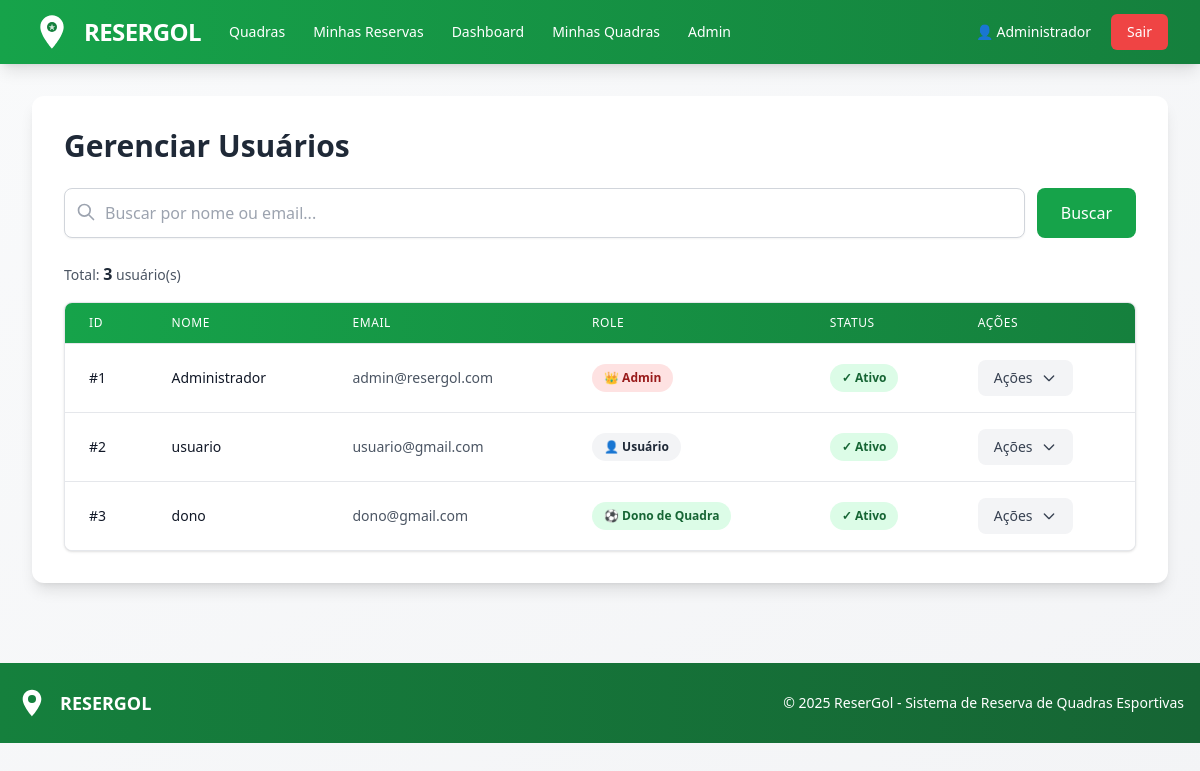
/admin/usuarios (signed in), run on the app's committed database.
### models/usuario_model.py (models this page shows, shortened)
class Usuario(UserMixin, db.Model):
    id = db.Column(db.Integer, primary_key=True)
    nome = db.Column(db.String(100), nullable=False)
    email = db.Column(db.String(120), unique=True, nullable=False)
    senha_hash = db.Column(db.String(200), nullable=False)
    role = db.Column(db.String(20), default='usuario', nullable=False)  # 'usuario', 'dono_quadra', 'admin'
    tentativas_login = db.Column(db.Integer, default=0)
    bloqueado_ate = db.Column(db.DateTime, nullable=True)
    quadras = db.relationship('Quadra', backref='dono', lazy=True, cascade='all, delete-orphan')
    def esta_bloqueado(self):
        if self.bloqueado_ate is None:
            return False
        return datetime.utcnow() < self.bloqueado_ate
    def is_admin(self):
        return self.role == 'admin'
    def is_dono_quadra(self):
        return self.role == 'dono_quadra' or self.role == 'admin'

### app.py (the view)
@app.route('/admin/usuarios')
def admin_usuarios():
    return UsuarioController.admin_listar_usuarios()

### app.py (called while the page is built)
@login_manager.user_loader
def load_user(user_id):
    return Usuario.query.get(int(user_id))

### controllers/usuario_controller.py (called while the page is built)
    @login_required
    def admin_listar_usuarios():
        if not current_user.is_admin():
            flash('Acesso negado!', 'danger')
            return redirect(url_for('dashboard'))
        busca = request.args.get('busca', '')
        if busca:
            usuarios = Usuario.query.filter(
                (Usuario.nome.contains(busca)) | (Usuario.email.contains(busca))
            ).all()
        else:
            usuarios = Usuario.query.all()
        return render_template('admin_usuarios.html', usuarios=usuarios, busca=busca)

### templates/admin_usuarios.html (shortened to what this page needs)
{% extends "base.html" %}
{% block content %}
    <h2 class="text-3xl font-bold text-gray-800 mb-6">Gerenciar Usuários</h2>
    <form method="GET" class="mb-6">
        <div class="flex gap-3">
            <div class="flex-1 relative">
                <input type="text"
                       name="busca"
                       placeholder="Buscar por nome ou email..."
                       value="{{ busca }}"
                       class="w-full pl-10 pr-4 py-3 border border-gray-300 rounded-lg shadow-sm focus:outline-none focus:ring-2 focus:ring-resergol-500 focus:border-resergol-500">
                <svg class="absolute left-3 top-3.5 h-5 w-5 text-gray-400" fill="none" stroke="currentColor" viewBox="0 0 24 24">
                    <path stroke-linecap="round" stroke-linejoin="round" stroke-width="2" d="M21 21l-6-6m2-5a7 7 0 11-14 0 7 7 0 0114 0z"></path>
                </svg>
            </div>
            <button type="submit"
                    class="px-6 py-3 bg-resergol-600 hover:bg-resergol-700 text-white font-medium rounded-lg transition duration-200">
                Buscar
            </button>
        </div>
    </form>
    {% if usuarios %}
        <div class="mb-4 flex items-center justify-between">
            <p class="text-sm text-gray-600">
                Total: <strong class="text-gray-800 text-base">{{ usuarios|length }}</strong> usuário(s)
            </p>
        </div>
        <div class="bg-white rounded-lg shadow overflow-hidden border border-gray-200">
            <div class="overflow-x-auto">
                <table class="min-w-full divide-y divide-gray-200">
                    <thead class="bg-gradient-to-r from-resergol-600 to-resergol-700">
                        <tr>
                            <th class="px-6 py-3 text-left text-xs font-medium text-white uppercase tracking-wider">ID</th>
                            <th class="px-6 py-3 text-left text-xs font-medium text-white uppercase tracking-wider">Nome</th>
                            <th class="px-6 py-3 text-left text-xs font-medium text-white uppercase tracking-wider">Email</th>
                            <th class="px-6 py-3 text-left text-xs font-medium text-white uppercase tracking-wider">Role</th>
                            <th class="px-6 py-3 text-left text-xs font-medium text-white uppercase tracking-wider">Status</th>
                            <th class="px-6 py-3 text-left text-xs font-medium text-white uppercase tracking-wider">Ações</th>
                        </tr>
                    </thead>
                    <tbody class="bg-white divide-y divide-gray-200">
                        {% for usuario in usuarios %}
                        <tr class="hover:bg-gray-50 transition-colors {% if usuario.esta_bloqueado() %}bg-red-50{% endif %}">
                            <td class="px-6 py-4 whitespace-nowrap text-sm font-medium text-gray-900">
                                #{{ usuario.id }}
                            </td>
                            <td class="px-6 py-4 whitespace-nowrap text-sm font-medium text-gray-900">
                                {{ usuario.nome }}
                            </td>
                            <td class="px-6 py-4 whitespace-nowrap text-sm text-gray-600">
                                {{ usuario.email }}
                            </td>
                            <td class="px-6 py-4 whitespace-nowrap">
                                {% if usuario.role == 'admin' %}
                                    <span class="px-3 py-1 inline-flex text-xs leading-5 font-semibold rounded-full bg-red-100 text-red-800">
                                        👑 Admin
                                    </span>
                                {% elif usuario.role == 'dono_quadra' %}
                                    <span class="px-3 py-1 inline-flex text-xs leading-5 font-semibold rounded-full bg-green-100 text-green-800">
                                        ⚽ Dono de Quadra
                                    </span>
                                {% else %}
                                    <span class="px-3 py-1 inline-flex text-xs leading-5 font-semibold rounded-full bg-gray-100 text-gray-800">
                                        👤 Usuário
                                    </span>
                                {% endif %}
                            </td>
                            <td class="px-6 py-4 whitespace-nowrap">
                                {% if usuario.esta_bloqueado() %}
                                    <span class="px-3 py-1 inline-flex text-xs leading-5 font-semibold rounded-full bg-red-100 text-red-800">
                                        🔒 Bloqueado
                                    </span>
                                {% else %}
                                    <span class="px-3 py-1 inline-flex text-xs leading-5 font-semibold rounded-full bg-green-100 text-green-800">
                                        ✓ Ativo
                                    </span>
                                {% endif %}
                            </td>
                            <td class="px-6 py-4 whitespace-nowrap text-sm relative">
                                <div class="relative inline-block text-left">
                                    <button onclick="toggleDropdown({{ usuario.id }})"
                                            type="button"
                                            class="inline-flex items-center px-4 py-2 bg-gray-100 hover:bg-gray-200 text-gray-700 text-sm font-medium rounded-lg transition duration-200 focus:outline-none focus:ring-2 focus:ring-resergol-500">
                                        Ações
                                        <svg class="ml-2 h-4 w-4" fill="none" stroke="currentColor" viewBox="0 0 24 24">
                                            <path stroke-linecap="round" stroke-linejoin="round" stroke-width="2" d="M19 9l-7 7-7-7"></path>
                                        </svg>
                                    </button>
                                </div>
                            </td>
                        </tr>
                        {% endfor %}
                    </tbody>
                </table>
            </div>
        </div>
    {% endif %}
{% endblock %}

### templates/base.html (shortened to what this page needs)
<!DOCTYPE HTML>
<html lang="pt-BR">
<head>
    <script src="https://cdn.tailwindcss.com"></script>
</head>
<body class="bg-gradient-to-br from-gray-50 to-gray-100 min-h-screen">
    <nav class="bg-gradient-to-r from-resergol-600 to-resergol-700 shadow-lg">
        <div class="max-w-7xl mx-auto px-4 sm:px-6 lg:px-8">
            <div class="flex items-center justify-between h-16">
                <div class="flex items-center space-x-4">
                    <a href="{{ url_for('index') }}" class="flex items-center space-x-3 hover:opacity-90 transition">
                        <span class="text-white font-bold text-2xl tracking-tight">RESERGOL</span>
                    </a>
                    {% if current_user.is_authenticated %}
                        <div class="hidden md:flex items-center space-x-1 ml-8">
                            <a href="{{ url_for('listar_quadras') }}" class="text-white hover:bg-resergol-500 px-3 py-2 rounded-md text-sm font-medium transition">
                                Quadras
                            </a>
                            <a href="{{ url_for('minhas_reservas') }}" class="text-white hover:bg-resergol-500 px-3 py-2 rounded-md text-sm font-medium transition">
                                Minhas Reservas
                            </a>
                            <a href="{{ url_for('dashboard') }}" class="text-white hover:bg-resergol-500 px-3 py-2 rounded-md text-sm font-medium transition">
                                Dashboard
                            </a>
                            {% if current_user.is_dono_quadra() %}
                                <a href="{{ url_for('minhas_quadras') }}" class="text-white hover:bg-resergol-500 px-3 py-2 rounded-md text-sm font-medium transition">
                                    Minhas Quadras
                                </a>
                            {% endif %}
                            {% if current_user.is_admin() %}
                                <a href="{{ url_for('admin_usuarios') }}" class="text-white hover:bg-resergol-500 px-3 py-2 rounded-md text-sm font-medium transition">
                                    Admin
                                </a>
                            {% endif %}
                        </div>
                    {% endif %}
                </div>
                <div class="flex items-center space-x-2">
                    {% if current_user.is_authenticated %}
                        <a href="{{ url_for('perfil') }}" class="text-white hover:bg-resergol-500 px-3 py-2 rounded-md text-sm font-medium transition">
                            👤 {{ current_user.nome.split()[0] }}
                        </a>
                        <a href="{{ url_for('logout') }}" class="bg-red-500 hover:bg-red-600 text-white px-4 py-2 rounded-md text-sm font-medium transition">
                            Sair
                        </a>
                    {% endif %}
                </div>
            </div>
        </div>
    </nav>
    <div class="max-w-7xl mx-auto px-4 sm:px-6 lg:px-8 py-8">
        <div class="bg-white rounded-xl shadow-lg p-6 md:p-8">
            {% block content %}{% endblock %}
        </div>
    </div>
    <footer class="bg-gradient-to-r from-resergol-700 to-resergol-800 text-white mt-12">
        <div class="max-w-7xl mx-auto px-4 py-6">
            <div class="flex flex-col md:flex-row justify-between items-center">
                <div class="flex items-center space-x-3 mb-4 md:mb-0">
                    <svg class="h-8 w-8 text-white" viewBox="0 0 24 24" fill="currentColor">
                        <path d="M12 2C8.13 2 5 5.13 5 9c0 5.25 7 13 7 13s7-7.75 7-13c0-3.87-3.13-7-7-7zm0 9.5c-1.38 0-2.5-1.12-2.5-2.5s1.12-2.5 2.5-2.5 2.5 1.12 2.5 2.5-1.12 2.5-2.5 2.5z"/>
                        <circle cx="12" cy="9" r="3" fill="#15803d"/>
                    </svg>
                    <span class="font-bold text-lg">RESERGOL</span>
                </div>
                <p class="text-sm text-center">&copy; 2025 ReserGol - Sistema de Reserva de Quadras Esportivas</p>
            </div>
        </div>
    </footer>
</body>
</html>

### data on the page
Usuario: nome "Administrador", id "1", email "admin@resergol.com", role "👑 Admin", shows "✓ Ativo"
Usuario: id "2", nome "usuario", email "usuario@gmail.com", role "👤 Usuário", shows "✓ Ativo"
Usuario: id "3", nome "dono", email "dono@gmail.com", role "⚽ Dono de Quadra", shows "✓ Ativo"

### other printed values
{{ usuarios|length }} "3"
